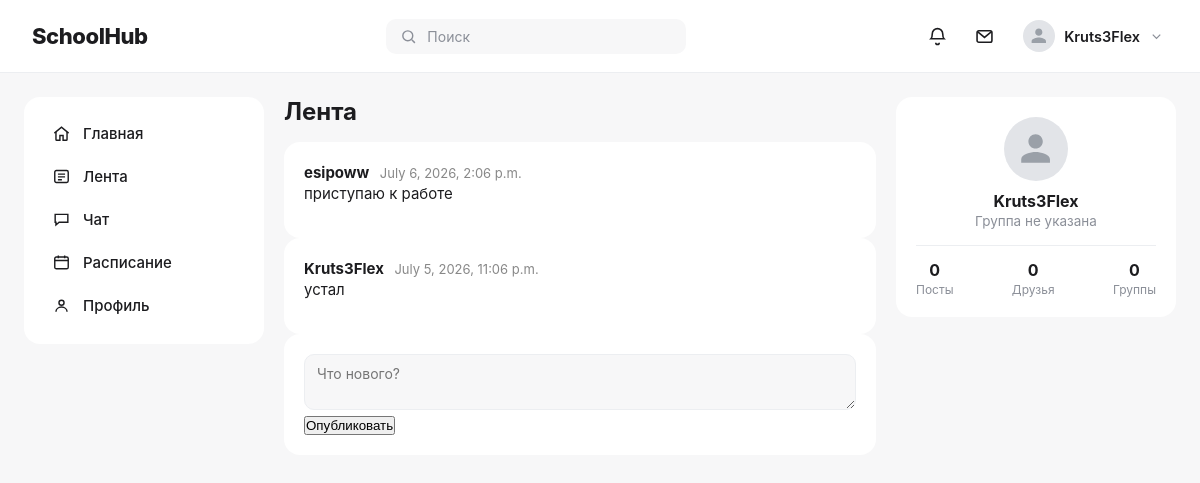
The page /feed/ (signed in) on the database its author committed.
### posts/models.py (models this page shows, shortened)
class Post(models.Model):
    author = models.ForeignKey(User, on_delete=models.CASCADE)
    content = models.TextField()
    created_at = models.DateTimeField(auto_now_add=True)
    class Meta:
        ordering = ['-created_at']

### users/models.py (models this page shows, shortened)
class Profile(models.Model):
    user = models.OneToOneField(User, on_delete=models.CASCADE)
    display_name = models.CharField(max_length=100, blank=True)
    group_name = models.CharField(max_length=50, blank=True)
    avatar = models.ImageField(upload_to='avatars/', blank=True, null=True)
    is_verified = models.BooleanField(default=False)

### posts/views.py (the view)
# urls.py: path('feed/', views.feed, name='feed'),
@login_required
def feed(request):
    if request.method == 'POST':
        content = request.POST.get('content')
        if content:
            Post.objects.create(author=request.user, content=content)
        return redirect('feed')
    posts = Post.objects.all()
    return render(request, 'posts/feed.html', {'posts': posts})

### posts/templates/posts/feed.html (shortened to what this page needs)
{% extends "base.html" %}
{% block content %}
    <h2 style="margin-bottom: 16px;">Лента</h2>
    {% for post in posts %}
    <div class="card">
        <span class="post-author">{{ post.author.username }}</span>
        <span style="color:#888; font-size:13px; margin-left:6px;">{{ post.created_at }}</span>
        <div class="post-content">{{ post.content }}</div>
    </div>
    {% empty %}
    <div class="card">Пока постов нет. Напишите первый!</div>
    {% endfor %}
    <div class="card">
        <form method="POST">
            <textarea name="content" placeholder="Что нового?"></textarea>
            <br>
            <button type="submit">Опубликовать</button>
        </form>
    </div>
{% endblock %}

### templates/base.html (shortened to what this page needs)
<!DOCTYPE html>
<html lang="ru">
<head>
</head>
<body>
<div class="topbar">
    <h1>SchoolHub</h1>
    <div class="search-box">
        <svg viewBox="0 0 24 24" fill="none" stroke="currentColor" stroke-width="2"><circle cx="11" cy="11" r="7"/><path d="M21 21l-4.3-4.3"/></svg>
        Поиск
    </div>
    {% if user.is_authenticated %}
    <div class="topbar-right">
        <button class="icon-btn" aria-label="Уведомления">
            <svg viewBox="0 0 24 24" fill="none" stroke="currentColor" stroke-width="1.8"><path d="M6 9a6 6 0 0 1 12 0c0 4 1.5 5.5 1.5 5.5H4.5S6 13 6 9z"/><path d="M10 19a2 2 0 0 0 4 0"/></svg>
        </button>
        <button class="icon-btn" aria-label="Сообщения">
            <svg viewBox="0 0 24 24" fill="none" stroke="currentColor" stroke-width="1.8"><rect x="3.5" y="5.5" width="17" height="13" rx="2"/><path d="M4 6.5l8 6.5 8-6.5"/></svg>
        </button>
        <div class="user-menu" tabindex="0">
            <div class="user-chip">
                <div class="avatar avatar-small">
                    {% if user.profile.avatar %}
                        <img src="{{ user.profile.avatar.url }}" alt="{{ user.username }}">
                    {% else %}
                        <svg viewBox="0 0 24 24" fill="currentColor"><path d="M12 12c2.7 0 4.9-2.2 4.9-4.9S14.7 2.2 12 2.2 7.1 4.4 7.1 7.1 9.3 12 12 12zm0 2.4c-3.3 0-9.8 1.6-9.8 4.9v2.4h19.6v-2.4c0-3.3-6.5-4.9-9.8-4.9z"/></svg>
                    {% endif %}
                </div>
                <span class="user-chip-name">{{ user.username }}</span>
                <svg class="chevron" viewBox="0 0 24 24" fill="none" stroke="currentColor" stroke-width="2"><path d="M6 9l6 6 6-6"/></svg>
            </div>
        </div>
    </div>
    {% endif %}
</div>
<div class="layout">
    {% if user.is_authenticated %}
    <div class="sidebar">
        <a href="/" class="{% block nav_home %}{% endblock %}">
            <svg viewBox="0 0 24 24" fill="none" stroke="currentColor" stroke-width="1.8"><path d="M3 11.5 12 4l9 7.5"/><path d="M5 10v9.5a1 1 0 0 0 1 1h4v-6h4v6h4a1 1 0 0 0 1-1V10"/></svg>
            Главная
        </a>
        <a href="/feed/" class="{% block nav_feed %}{% endblock %}">
            <svg viewBox="0 0 24 24" fill="none" stroke="currentColor" stroke-width="1.8"><rect x="3.5" y="4.5" width="17" height="15" rx="2"/><path d="M7.5 9h9M7.5 12.5h9M7.5 16h5"/></svg>
            Лента
        </a>
        <a href="#" class="{% block nav_chat %}{% endblock %}">
            <svg viewBox="0 0 24 24" fill="none" stroke="currentColor" stroke-width="1.8"><path d="M4 5.5h16v10H9l-4 3.5v-3.5H4z"/></svg>
            Чат
        </a>
        <a href="/schedule/" class="{% block nav_schedule %}{% endblock %}">
            <svg viewBox="0 0 24 24" fill="none" stroke="currentColor" stroke-width="1.8"><rect x="3.5" y="5" width="17" height="15" rx="2"/><path d="M3.5 9.5h17M8 3v3.5M16 3v3.5"/></svg>
            Расписание
        </a>
        <a href="/profile/" class="{% block nav_profile %}{% endblock %}">
            <svg viewBox="0 0 24 24" fill="none" stroke="currentColor" stroke-width="1.8"><circle cx="12" cy="8.5" r="3.2"/><path d="M5 20c0-3.5 3-6 7-6s7 2.5 7 6"/></svg>
            Профиль
        </a>
    </div>
    {% endif %}
    <div class="main">
        {% block content %}
        {% endblock %}
    </div>
    {% if user.is_authenticated %}
    <div class="rightbar">
        <div class="card profile-card">
            {% if user.profile.avatar %}
                <img src="{{ user.profile.avatar.url }}" class="avatar avatar-large">
            {% else %}
                <div class="avatar avatar-large">
                    <svg viewBox="0 0 24 24" fill="currentColor"><path d="M12 12c2.7 0 4.9-2.2 4.9-4.9S14.7 2.2 12 2.2 7.1 4.4 7.1 7.1 9.3 12 12 12zm0 2.4c-3.3 0-9.8 1.6-9.8 4.9v2.4h19.6v-2.4c0-3.3-6.5-4.9-9.8-4.9z"/></svg>
                </div>
            {% endif %}
            <h3>{{ user.profile.display_name|default:user.username }}</h3>
            <p>{{ user.profile.group_name|default:"Группа не указана" }}</p>
            {% block profile_stats %}
            <div class="profile-stats">
                <div>
                    <div class="profile-stat-value">{{ stats.posts_count|default:0 }}</div>
                    <div class="profile-stat-label">Посты</div>
                </div>
                <div>
                    <div class="profile-stat-value">{{ stats.friends_count|default:0 }}</div>
                    <div class="profile-stat-label">Друзья</div>
                </div>
                <div>
                    <div class="profile-stat-value">{{ stats.groups_count|default:0 }}</div>
                    <div class="profile-stat-label">Группы</div>
                </div>
            </div>
            {% endblock %}
        </div>
    </div>
    {% endif %}
</div>
</body>
</html>

### templates/base.html (style rules this page uses)
:root { --bg: #f7f7f8; --panel: #ffffff; --text: #1c1c1f; --muted: #8b8f98; --border: #eceef1; --accent: #6b7480; --accent-hover: #565f6a; --sidebar-active-bg: #f1f2f4; --online-dot: #3fb950; }
* { box-sizing: border-box; margin: 0; padding: 0; }
body { font-family: -apple-system, BlinkMacSystemFont, 'Segoe UI', Arial, sans-serif; background: var(--bg); color: var(--text); }
a { color: inherit; }
.topbar { background: var(--panel); padding: 16px 32px; display: flex; justify-content: space-between; align-items: center; border-bottom: 1px solid var(--border); position: sticky; top: 0; z-index: 10; }
.topbar h1 { font-size: 22px; font-weight: 800; letter-spacing: -0.02em; }
.topbar-right { display: flex; align-items: center; gap: 22px; }
.search-box { background: var(--bg); border-radius: 10px; padding: 9px 14px; color: var(--muted); width: 300px; display: flex; align-items: center; gap: 10px; font-size: 14px; }
.search-box svg { width: 17px; height: 17px; flex-shrink: 0; }
.icon-btn { background: none; border: none; cursor: pointer; color: var(--text); display: flex; align-items: center; justify-content: center; padding: 2px; }
.icon-btn svg { width: 21px; height: 21px; }
.user-menu { position: relative; }
.user-chip { display: flex; align-items: center; gap: 9px; cursor: pointer; padding: 4px; border-radius: 10px; }
.user-chip-name { font-size: 14.5px; font-weight: 600; }
.user-chip svg.chevron { width: 15px; height: 15px; color: var(--muted); }
.layout { display: grid; grid-template-columns: 240px 1fr 280px; max-width: 1280px; margin: 24px auto; gap: 20px; align-items: start; padding: 0 24px; }
.sidebar { background: var(--panel); border-radius: 16px; padding: 16px; position: sticky; top: 92px; }
.sidebar a { display: flex; align-items: center; gap: 12px; padding: 11px 12px; border-radius: 10px; color: var(--text); text-decoration: none; margin-bottom: 2px; font-size: 15px; font-weight: 500; transition: background 0.15s ease; }
.sidebar a svg { width: 19px; height: 19px; flex-shrink: 0; }
.main { min-width: 0; }
.rightbar { display: flex; flex-direction: column; gap: 16px; position: sticky; top: 92px; }
.card { background: var(--panel); border-radius: 16px; padding: 20px; }
.profile-card { text-align: center; }
.profile-card h3 { margin-top: 10px; font-size: 16px; }
.profile-card p { color: var(--muted); font-size: 13.5px; margin-top: 2px; }
.profile-stats { display: flex; justify-content: space-between; text-align: center; border-top: 1px solid var(--border); margin-top: 16px; padding-top: 14px; }
.profile-stat-value { font-weight: 700; font-size: 16px; }
.profile-stat-label { color: var(--muted); font-size: 12px; margin-top: 2px; }
.avatar { border-radius: 50%; background: #e2e4e8; display: flex; align-items: center; justify-content: center; color: #9aa0a8; flex-shrink: 0; overflow: hidden; }
.avatar svg { width: 55%; height: 55%; }
.avatar-small { width: 32px; height: 32px; }
.avatar-large { width: 64px; height: 64px; margin: 0 auto; }
.post-author { font-weight: 700; font-size: 15px; }
.post-content { color: var(--text); margin-bottom: 12px; font-size: 15px; line-height: 1.6; }
textarea, input[type="text"] { width: 100%; border: 1px solid var(--border); border-radius: 10px; padding: 10px 12px; resize: vertical; min-height: 50px; font-family: inherit; font-size: 14px; outline: none; background: var(--bg); }

### rows shown on the page
Post: author.username "esipoww", created_at "July 6, 2026, 2:06 p.m.", content "приступаю к работе"
Post: author.username "Kruts3Flex", created_at "July 5, 2026, 11:06 p.m.", content "устал"

### other values the page prints
{{ user.username }} "Kruts3Flex"
{{ user.profile.display_name|default:user.username }} "Kruts3Flex"
{{ user.profile.group_name|default:"Группа не указана" }} "Группа не указана"
{{ stats.posts_count|default:0 }} "0"
{{ stats.friends_count|default:0 }} "0"
{{ stats.groups_count|default:0 }} "0"
